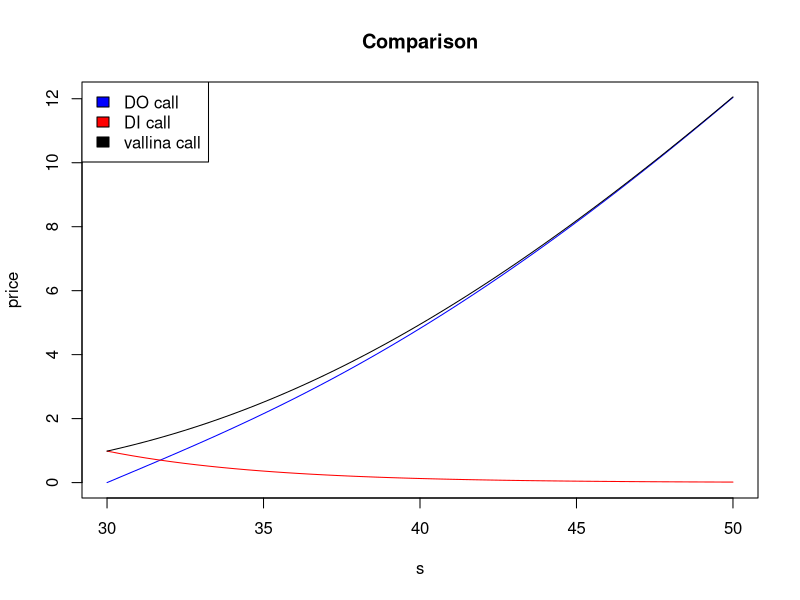

Write the R code that produced this figure.
## Stock payoff function.
ST <- function(s) s

## Stock price function.
F_ST <- function(t, s) s

############################################################


## Cash-or-nothing call payoff function.
H <- function(s) if (s > L) 1 else 0

## Cash-or-nothing call price function.
F_H <- function(t, s) {
  d2 <- (log(s/L)+(r-(1/2)*sigma^2)*(T-t)) / (sigma*sqrt(T-t))
  exp(-r * (T - t)) * pnorm(d2)
}


############################################################


## European call payoff function.
C <- function(s) max(s - K, 0)

## European call price function (i.e. Black-Scholes formula).
F_C <- function(t, s, K) {
  d1 <- (log(s/K)+(r+(1/2)*sigma^2)*(T-t)) / (sigma*sqrt(T-t))
  d2 <- d1 - sigma * sqrt(T - t)
  pnorm(d1) * s - pnorm(d2) * K * exp(-r * (T - t))
}


############################################################

## Price of down-and-out contract on European call.
F_C_DO <- function(t, s, K, L) {
  if (s <= L) return(0)
  const <- (L / s)^(2 * (r - (1/2) * sigma^2) / sigma^2)
  if (L < K) return(F_C(t, s, K) - const * F_C(t, L^2 / s, K))
  price <- F_C(t, s, L) + (L - K) * F_H(t, s)
  price - const*(F_C(t, L^2 / s, L)+(L-K)*F_H(t, L^2 / s))
}

## Price of down-and-out contract on European call.
F_C_DI <- function(t, s, K, L) {
  price <- F_C(t, s, K) - F_C_DO(t, s, K, L)
}


############################################################


## Variables about the economy.
r <- 0.01
sigma <- 0.3

## Variables about the option.
K <- 40
L <- 30
T <- 1

## Define stock prices for plotting.
s <- seq(from = L, to = K + 10, length.out = 50)


############################################################


## Plot down-and-out contract on call and visually compare 
## it with the contract that does *not* have a barrier.
price_DO <- sapply(s, F_C_DO, t = 0, K = K, L = L)
price_DI <- sapply(s, F_C_DI, t = 0, K = K, L = L)
price <- sapply(s, F_C, t = 0, K = K)
plot(s, price_DO, main="Comparison", ylab = "price", type = "l", col = "blue")
lines(s, price_DI, col = "red")
lines(s, price, col = "black")
legend("topleft", c("DO call","DI call","vallina call"), fill=c("blue","red", "black"))

############################################################

